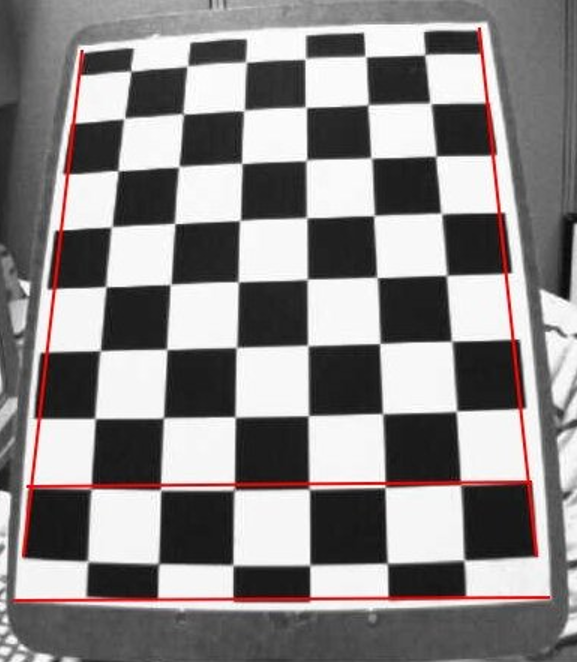
%> input picture pictures/chess_board.png, 577 x 662 px
$ octave line_fitting.m   (GNU Octave 9; MATLAB toolbox functions it lacks are replaced by stand-ins)
%> lines starting %> are read from the running program, lines starting %| are printed output that depends on the picture
pkg load image;

img=imread('pictures/chess_board.png');
%> img is the input picture: size 662x577x3 uint8; mean R, G, B 139.3, 135.7, 135.7
img=imresize(img,[400 350]);
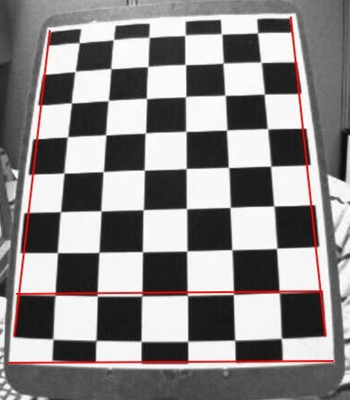
%> img: size 400x350x3 uint8; mean R, G, B 139.3, 135.7, 135.7
figure,imshow(img);

gray_img=rgb2gray(img);
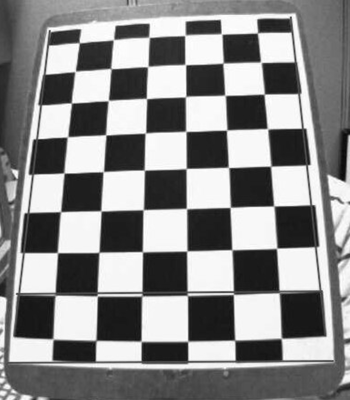
%> gray_img: size 400x350 uint8; min 9, max 255, mean 136.8
figure,imshow(gray_img);

edges_of_img=edge(gray_img,'canny');
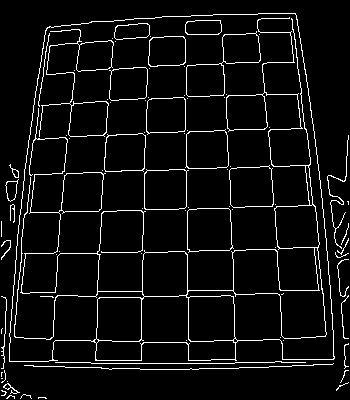
%> edges_of_img: size 400x350 logical; 5.9% white in thin lines or dots
figure,imshow(edges_of_img);


smoothed_edges=edge(gray_img,'canny');
figure,imshow(smoothed_edges);

%Apply Hough transform to find candidate lines

[accum, theta, rho]=hough(smoothed_edges);
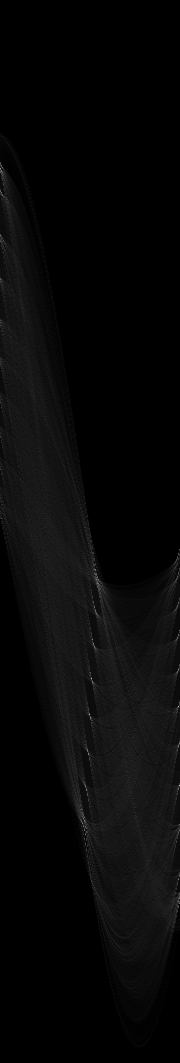
%> accum: size 1063x180 double; min 0, max 192, mean 7.7
%> theta = 180 values from -90 to 89; rho = 1063 values from -531 to 531

figure , imagesc(theta, rho, accum), title('Hough Accumulator');

%Find peaks in the Hough accumulator matrix
peaks = houghpeaks(accum,30,'Threshold',50);
%> peaks = 30 rows, first 12: [707 179; 786 180; 679 92; 715 90; 821 85; 169 1; 670 179; 755 89; 644 94; 787 86; 744 180; 880 179]

hold on; plot(theta(peaks(:,2)),rho(peaks(:,1)),'rs');hold off;
%> after `plot(theta(peaks(:,2)),rho(peaks(:,1)),'rs')`:
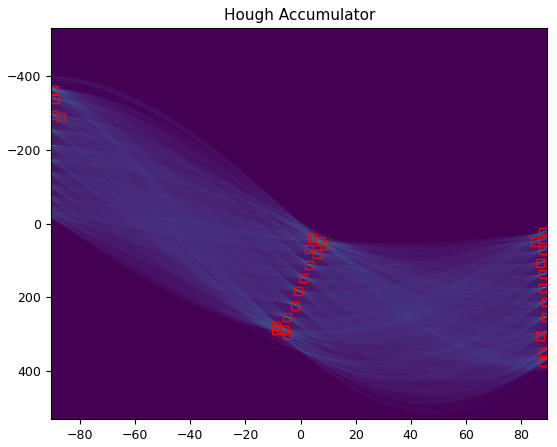
%> figure redrawn from the program's plot data

line_segs=houghlines(smoothed_edges,theta,rho,peaks);
%> line_segs = 24 lines; longest, point1 to point2 (x, y): (229, 153) to (237, 369), (263, 65) to (279, 250), (17, 247) to (38, 81), (320, 172) to (334, 336), (186, 100) to (188, 257), (92, 364) to (235, 364)

figure,imshow(img),title('Line Segments');
hold on;
for k=1:length(line_segs)
  endpoints=[line_segs(k).point1 ; line_segs(k).point2];
  plot(endpoints(:,1),endpoints(:,2),'LineWidth',1,'Color','green');
end
%> this loop made 24 passes
%> endpoints on passes 1 to 12: [204 251; 246 251], [98 253; 146 253], [32 254; 89 254], [142 318; 142 370], [144 213; 144 260], [145 149; 145 202], [186 100; 188 257], [295 34; 305 129], [318 248; 327 335], [92 364; 235 364], [229 153; 237 369], [263 65; 279 250]
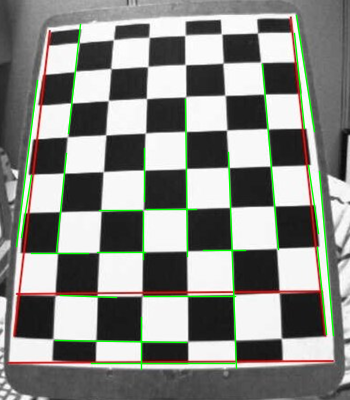
%> figure redrawn from the program's plot data; its title reads 'Line Segments'
hold off;
